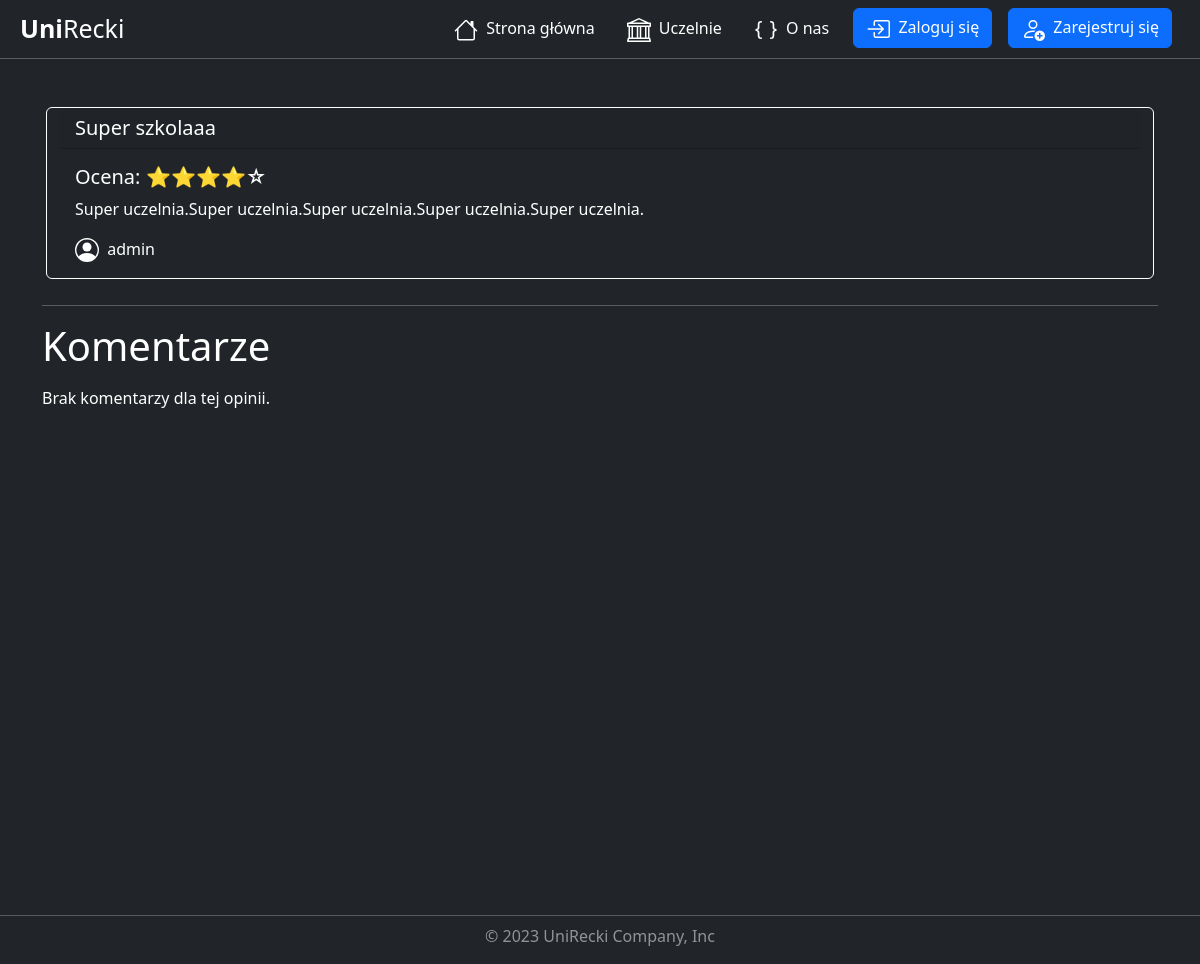
The app's page /university/review/28/, older data.
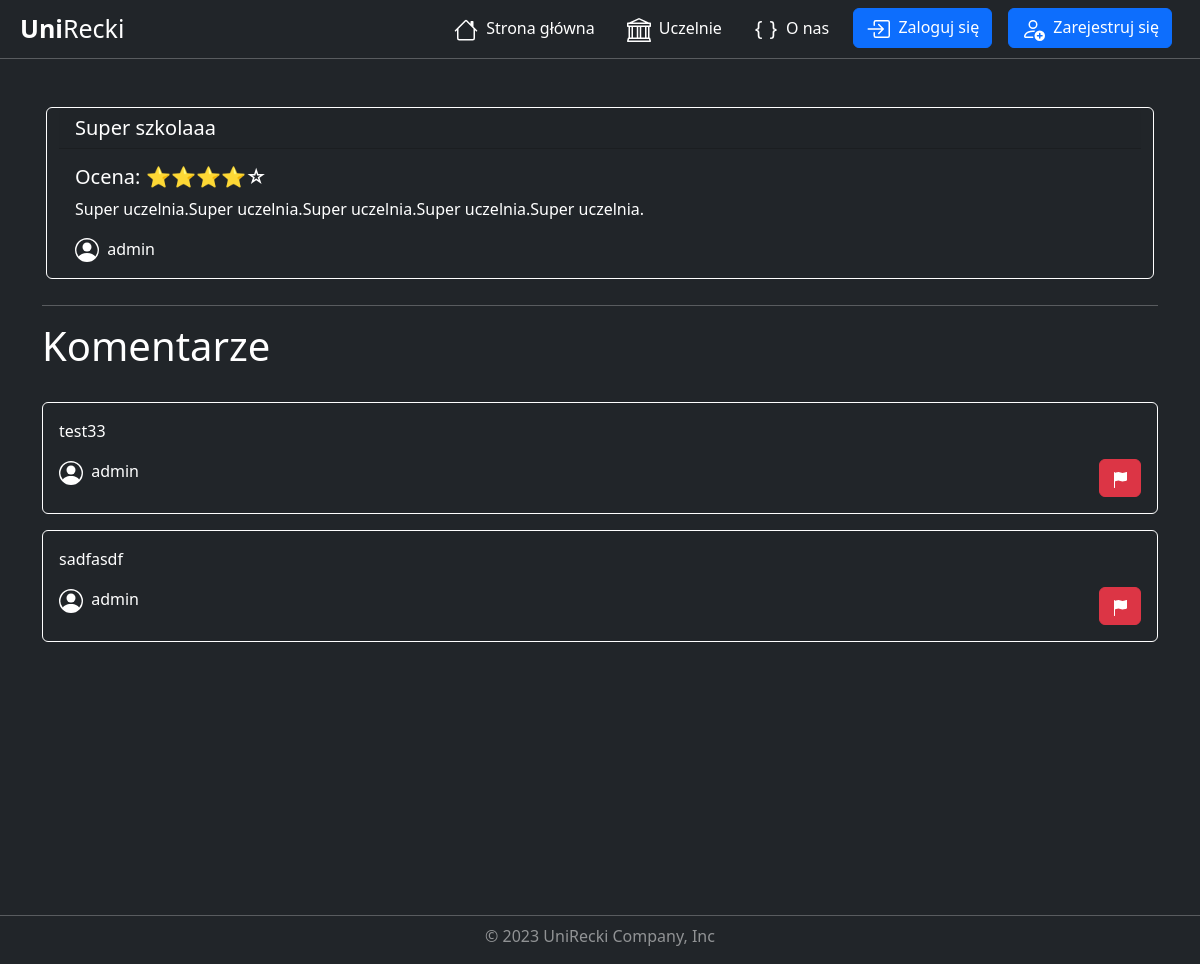
The same page, newer data.
### universities/models.py (models this page shows, shortened)
class Comment(models.Model):
    description = models.CharField( max_length=3000)
    add_date = models.DateTimeField(default=timezone.now, blank=True)
    review = models.ForeignKey(Review, on_delete=models.CASCADE)
    user = models.ForeignKey(User, on_delete=models.CASCADE)
    active = models.BooleanField(default=True)
    class Meta:
        verbose_name = 'Comment'
        verbose_name_plural = 'Comments'

### universities/views.py (the view)
# urls.py: path('review/<int:pk>/', views.ReviewDetailView.as_view(), name='review_detail'),
class ReviewDetailView(DetailView):
    model = Review
    template_name = 'universities/review_detail.html'
    context_object_name = 'review'
    def get_context_data(self, **kwargs):
        context = super().get_context_data(**kwargs)
        review = self.get_object()
        comments = review.comment_set.filter(active=True).order_by('-add_date')
        context['comments'] = comments
        return context

### universities/templates/universities/review_detail.html (shortened to what this page needs)
{% extends "base.html" %}
{% load static %}
{% block css %}
    <link rel="stylesheet" href="{% static "universities/review_detail.css" %}">
{% endblock css %}
{% block content %}
    <div class="container mt-5">
        <div class="row mx-1">
            <div class="card bg-dark">
                <h5 class="card-header ">{{ review.title }}</h5>
                <div class="card-body">
                    <h5 class="card-title">
                        Ocena:
                        {% if review.rating == 5 %}
                            ⭐⭐⭐⭐⭐
                        {% elif review.rating == 4 %}
                            ⭐⭐⭐⭐☆
                        {% elif review.rating == 3 %}
                            ⭐⭐⭐☆☆
                        {% elif review.rating == 2 %}
                            ⭐⭐☆☆☆
                        {% elif review.rating == 1 %}
                            ⭐☆☆☆☆
                        {% endif %}
                    </h5>
                    <p class="card-text">{{ review.description }}</p>
                    <p class="card-text">
                        {{ review.user.username }}
                    </p>
                </div>
            </div>
        </div>
        <hr class="mt-3">
        <div class="row">
            <h1>Komentarze</h1>
        </div>
        <div class="row">
            <div class="container mt-2">
                {% for comment in comments %}
                    <div class="card bg-dark mt-3">
                        <div class="card-body">
                            <p class="card-text">{{ comment.description }}</p>
                            <div class="row">
                                <div class="col-6">
                                    <p class="card-text">
                                        {{ comment.user.username }}
                                    </p>
                                </div>
                                <div class="col-6 d-flex justify-content-end align-items-end">
                                    <a href="{% url 'comment_report_create' review.pk comment.pk %}"
                                       title="Zgłoś komentarz"
                                       class="btn btn-danger">
                                    </a>
                                </div>
                            </div>
                        </div>
                    </div>
                {% empty %}
                    <p>Brak komentarzy dla tej opinii.</p>
                {% endfor %}
            </div>
        </div>
    </div>
{% endblock content %}

Row changes from the older to the newer data that the page shows:
added Comment: description "test33", user.username "admin"
added Comment: description "sadfasdf", user.username "admin"
Text that changed along with them:
text no longer shown: "Brak komentarzy dla tej opinii."
